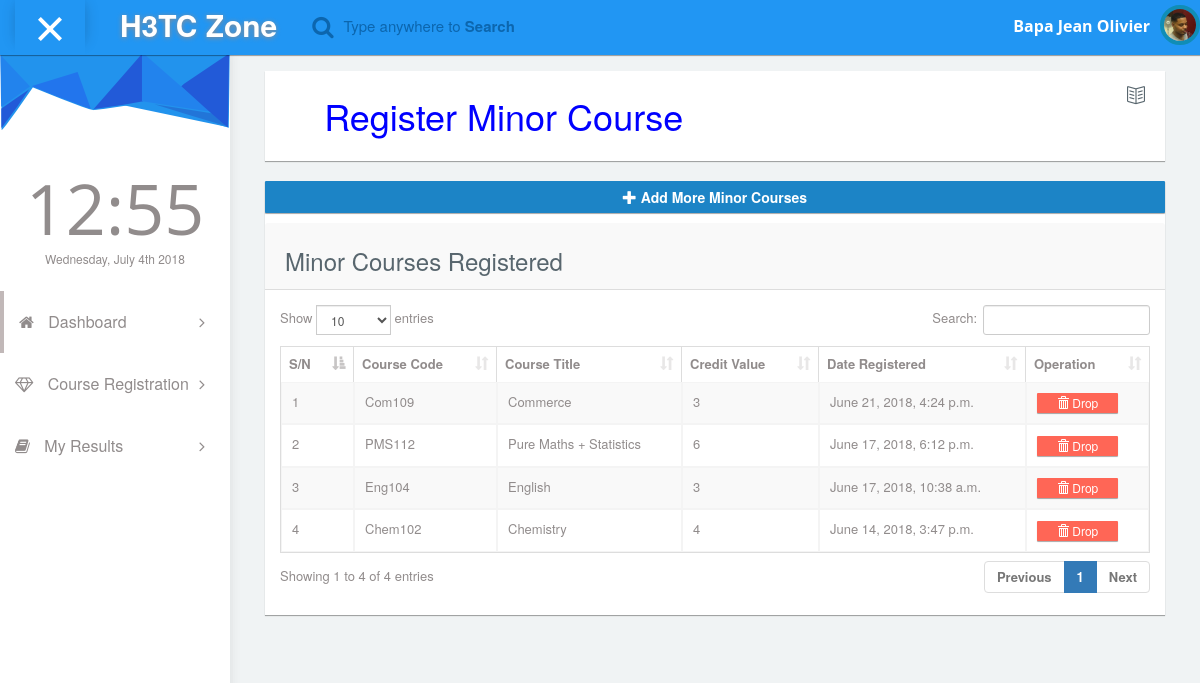
/minor/course/ (signed in), run on the app's committed database.
### BaseUser/models.py (models this page shows, shortened)
class Student(models.Model):
    ADMIN = 1
    TEACHER = 2
    STUDENT = 3
    MALE = 4
    FEMALE = 5
    MARRIED = 6
    SINGLE = 7
    ROLES = ((ADMIN, 'Admin'), (TEACHER, 'Teacher'), (STUDENT, 'Student'))
    GENDER = ((MALE, 'Male'), (FEMALE, 'Femaile'))
    MARITAL_STATUS = ((MARRIED, 'Married'), (SINGLE, 'Single'))
    user = models.OneToOneField(User, on_delete=models.CASCADE)
    level = models.ForeignKey(StudentLevel, on_delete=models.CASCADE, related_name='Student_level', null=True,
                              blank=True)
    department = models.ForeignKey(Department, on_delete=models.CASCADE, related_name='Student_Department',
                                   verbose_name='Student Department', blank=True, null=True)
    academic_year = models.ForeignKey(AcademicYear, on_delete=models.CASCADE, related_name='Academic_year',
                                      verbose_name='Academic Year', blank=True, null=True)
    phone = models.CharField(max_length=254, unique=True, blank=True, null=True)
    address = models.CharField(max_length=254, blank=True, null=True)
    matriculation = models.CharField(max_length=254, unique=True, blank=True, null=True)
    picture = models.ImageField(null=True, upload_to="%Y/%m/%d", blank=True)
    birthDate = models.DateField(blank=True, null=True)
    birthPlace = models.CharField(max_length=254, blank=True, null=True)
    nationality = models.CharField(max_length=254, blank=True, null=True)
    contact_person_address = models.CharField(max_length=254, blank=True, null=True, verbose_name='contact person '
                                                                                                  'address ')
    degree_programm = models.CharField(max_length=254, blank=True, null=True)
    id_number = models.IntegerField(unique=True, verbose_name='ID Card Number', null=True, blank=True)
    region = models.CharField(max_length=254, blank=True, verbose_name='Region of Origin', null=True)
    role = models.PositiveSmallIntegerField(choices=ROLES, blank=True, null=True)
    gender = models.PositiveSmallIntegerField(choices=GENDER, blank=True, null=True)
    marital_status = models.PositiveSmallIntegerField(choices=MARITAL_STATUS, blank=True, null=True)

class StudentCourse(models.Model):
    student = models.ForeignKey(User, on_delete=models.CASCADE, related_name='Student_Course',
                                verbose_name="student", null=True, blank=True)
    course = models.ForeignKey(Courses, on_delete=models.CASCADE, related_name='Student_Course',
                               verbose_name='Student Course', null=True, blank=True)
    dateReg = models.DateTimeField(default=timezone.now)
    type_course = models.CharField(max_length=35, null=True, blank=True)

### Administration/models.py (models this page shows, shortened)
class Courses(models.Model):
    user = models.ForeignKey(User, on_delete=models.CASCADE)
    course = models.CharField(blank=True, null=True, max_length=255)
    credit = models.CharField(blank=True, null=True, max_length=255)
    code = models.CharField(blank=True, null=True, max_length=255)

### BaseUser/views.py (the view)
# urls.py: url(r'^minor/course/$', urs_views.minor_reg_course_list, name='minor_reg_course_list'),
@login_required
def minor_reg_course_list(request):
    register_courses = StudentCourse.objects.all().filter(student=request.user, type_course='Minor').order_by('-id')
    return render(request, 'course_registration/minor/minor_list.html', {"register_courses": register_courses})

### templates/course_registration/minor/minor_list.html (shortened to what this page needs)
{% extends 'index.html' %}
{% load staticfiles %}
{% block content %}
<div class="col-md-12">
    <div class="panel box-v1">
        <div class="panel-heading bg-white border-none">
            <div class="col-md-6 col-sm-6 col-xs-6 text-left padding-0">
                <h1 class="text-left" style="text-align: center; color: blue;">
                    Register Minor Course
                </h1>
            </div>
            <div class="col-md-6 col-sm-6 col-xs-6 text-right">
                <h4>
                    <span class="icon-book-open icons icon text-right"></span>
                </h4>
            </div>
        </div>
        <div class="panel-body text-center">
        </div>
    </div>
</div>
<div class="col-md-12">
    <div class="panel">
        <p>
        <button type="button" class="btn btn-primary btn-block js-create-minor"
                 data-url="{% url 'minor_create' %}"
        >
            <span class="glyphicon glyphicon-plus"></span>
            <b> Add More Minor Courses </b>
        </button>
    </p>
        <div class="panel-heading"><h3>Minor Courses Registered</h3></div>
        <div class="panel-body">
            <div class="responsive-table">
                <table id="datatables-example" class="table table-striped table-bordered" width="100%" cellspacing="0">
                    <thead>
                    <tr>
                        <th>S/N</th>
                        <th>Course Code</th>
                        <th>Course Title</th>
                        <th>Credit Value</th>
                        <th>Date Registered</th>
                        <th>Operation</th>
                    </tr>
                    </thead>
                    <tbody>
                    {% include 'course_registration/minor/includes/partial_minor_list.html' %}
                    </tbody>
                </table>
            </div>
        </div>
    </div>
</div>
{% endblock %}

### templates/index.html (shortened to what this page needs)
{% if user.is_authenticated %}
    {% load staticfiles %}
<!DOCTYPE html>
<html lang="en">
<head>
    <link rel="stylesheet" type="text/css" href="{% static 'asset/css/bootstrap.min.css' %}">
      <link rel="stylesheet" type="text/css" href="{% static 'asset/css/plugins/font-awesome.min.css' %}"/>
      <link rel="stylesheet" type="text/css" href="{% static 'asset/css/plugins/simple-line-icons.css' %}"/>
      <link rel="stylesheet" type="text/css" href="{% static 'asset/css/plugins/animate.min.css' %}"/>
      <link rel="stylesheet" type="text/css" href="{% static 'asset/css/plugins/fullcalendar.min.css' %}"/>
      <link rel="stylesheet" type="text/css" href="{% static 'asset/css/plugins/datatables.bootstrap.min.css' %}"/>
      <link rel="stylesheet" type="text/css" href="{% static 'asset/alerts/sweetalert.css' %}" >
      <link rel="stylesheet" type="text/css" href="{% static 'google/google.css' %}" >
	  <link href="{% static 'asset/css/style.css' %}" rel="stylesheet">
  </head>
 <body id="mimin" class="dashboard">
        <nav class="navbar navbar-default header navbar-fixed-top">
          <div class="col-md-12 nav-wrapper">
            <div class="navbar-header" style="width:100%;">
              <div class="opener-left-menu is-open">
                <span class="bottom"></span>
              </div>
                <a href="{% url 'home' %}" class="navbar-brand">
                 <b>H3TC Zone</b>
                </a>
              <ul class="nav navbar-nav search-nav">
                <li>
                   <div class="search">
                    <span class="fa fa-search icon-search" style="font-size:23px;"></span>
                    <div class="form-group form-animate-text">
                      <input type="text" class="form-text" required>
                      <label class="label-search">Type anywhere to <b>Search</b> </label>
                    </div>
                  </div>
                </li>
              </ul>
              <ul class="nav navbar-nav navbar-right user-nav">
                <li class="user-name"><span>{{ user.get_full_name|default:user.username }}</span></li>
                  <li class="dropdown avatar-dropdown">
                   {% if user.student.picture.url == NULL %}
                   <img src="{% static 'asset/img/avatar.jpg' %}" class="img-circle avatar" data-placement="bottom" title="Click for more options" alt="{{ user.get_full_name|default:user.username }}" data-toggle="dropdown" aria-haspopup="true" aria-expanded="true"/>
                   {% else %}
                      <img src="{{ user.student.picture.url }}" class="img-circle avatar" alt="{{ user.username }}" title="Click for more options" data-toggle="dropdown" aria-haspopup="true" aria-expanded="true"/>
                   {% endif %}
                </li>
              </ul>
            </div>
          </div>
        </nav>
      <div class="container-fluid mimin-wrapper">
            <div id="left-menu">
              <div class="sub-left-menu scroll">
                <ul class="nav nav-list">
                    <li><div class="left-bg"></div></li>
                    <li class="time">
                      <h1 class="animated fadeInLeft">21:00</h1>
                      <p class="animated fadeInRight">Sat,October 1st 2029</p>
                    </li>
                    <li class="active ripple">
                      <a class="tree-toggle nav-header"><span class="fa-home fa"></span> Dashboard
                        <span class="fa-angle-right fa right-arrow text-right"></span>
                      </a>
                    </li>
                    {% if user.student.role == 3 %}
                      <li class="ripple">
                      <a class="tree-toggle nav-header">
                        <span class="fa-diamond fa"></span> Course Registration
                        <span class="fa-angle-right fa right-arrow text-right"></span>
                      </a>
                    </li>
                    <li class="ripple">
                      <a class="tree-toggle nav-header">
                        <span class="fa fa-book"></span> My Results
                        <span class="fa-angle-right fa right-arrow text-right"></span>
                      </a>
                    </li>
                    {% endif %}
                  </ul>
                </div>
            </div>
            <div id="content">
                <div class="col-md-12" style="padding:20px;">
                    <div class="col-md-12 padding-0" style="overflow-x: hidden;">
                        {% block content %}
                        {% endblock %}
                    </div>
                </div>
      		  </div>
      </div>
  </body>
</html>
{% endif %}

### templates/course_registration/minor/includes/partial_minor_list.html
{% for reg in register_courses %}
  <tr>
    <td>{{ forloop.counter }}</td>
    <td>{{ reg.course.code }}</td>
    <td>{{ reg.course.course }}</td>
    <td>{{ reg.course.credit }}</td>
    <td>{{ reg.dateReg }}</td>
    <td >
      <button type="button"
              class="btn btn-danger btn-xs js-delete-minor"
               data-url="{% url 'minor_delete' reg.id %}"
              data-toggle="tooltip" data-placement="top" title="Drop Minor">
        <span class="glyphicon glyphicon-trash"></span> Drop
      </button>
    </td>
  </tr>
{% endfor %}

### data on the page
StudentCourse: course.code "Com109", course.course "Commerce", course.credit "3", dateReg "June 21, 2018, 4:24 p.m."
StudentCourse: course.code "PMS112", course.course "Pure Maths + Statistics", course.credit "6", dateReg "June 17, 2018, 6:12 p.m."
StudentCourse: course.code "Eng104", course.course "English", course.credit "3", dateReg "June 17, 2018, 10:38 a.m."
StudentCourse: course.code "Chem102", course.course "Chemistry", course.credit "4", dateReg "June 14, 2018, 3:47 p.m."

### other printed values
{{ user.get_full_name|default:user.username }} "Bapa Jean Olivier"
